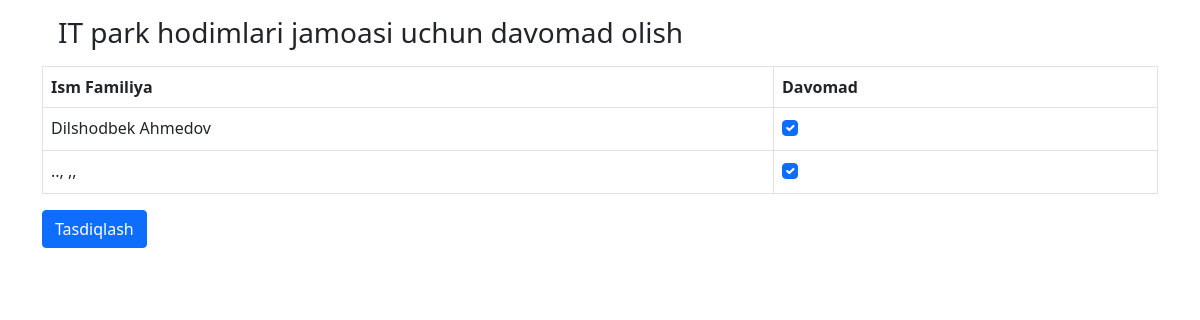
Screenshot of /3/attendance/take/ with the database file from the repository.
### main/models.py (models this page shows, shortened)
class Team(models.Model):
    name = models.CharField(max_length=50)

class Worker(models.Model):
    first_name = models.CharField(max_length=50)
    last_name = models.CharField(max_length=50)
    position = models.CharField(max_length=70)
    team = models.ForeignKey(Team, on_delete=models.CASCADE, related_name="workers")

### main/views.py (the view, shortened to what this page needs)
# urls.py: path('<int:team_id>/attendance/take/', attendance_take, name='take'),
def attendance_take(request, team_id):
    team = Team.objects.get(id=team_id)
    today = date.today()
    return render(request, 'take.html', {"team":team})

### templates/take.html (shortened to what this page needs)
{% extends "base.html" %}
{% block content %}
    <div class="container mt-3">
        <div class=" mt-3 ">
            <h3 class="m-3" >{{team.name}} jamoasi uchun davomad olish</h3>
            <form  method="post"> {% csrf_token %}
            <table class="table table-bordered">
                <thead>
                  <tr>
                    <th scope="col">Ism Familiya</th>
                    <th scope="col" >Davomad</th>
                  </tr>
                </thead>
                <tbody>
                    {% for worker in team.workers.all  %}
                  <tr>
                    <td>{{worker.first_name}} {{worker.last_name}}</td>
                    <td>
                        <div class="form-check">
                            <input name="is_attended_{{worker.id}}" class="form-check-input" type="checkbox"  id="flexCheckChecked" checked>
                        </div>
                    </td>
                  </tr>
                  {% endfor %}
                </tbody>
              </table>
            <button class="btn btn-primary"  type="submit">Tasdiqlash</button>
            </form>
        </div>
    </div>
{% endblock content %}

### rows the page displays
Team: name "IT park hodimlari"
Worker: first_name "Dilshodbek", last_name "Ahmedov"
Worker: first_name "..,", last_name ",,"
